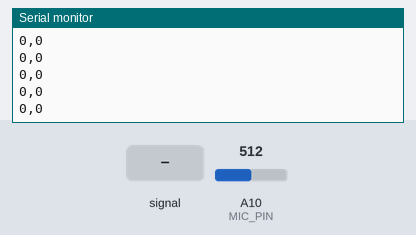
A sketch run on a simulated Arduino Mega 2560, built with avr-gcc and run on an emulated ATmega2560. On the bench: the last lines printed to the serial monitor. Inputs (shaded band) come from the test bench; at power-on: A10 (MIC_PIN) = 512.

Above: at 1.2 s.
1.3 s: A10 (MIC_PIN) fed a 200 Hz sine of ±255 counts around its level
At 1.8 s:
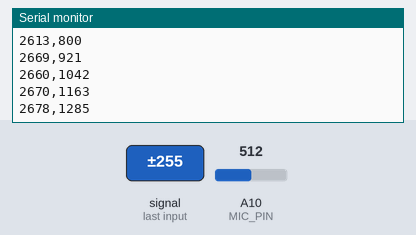
4.3 s: A10 (MIC_PIN) set to 716
At 5.0 s:
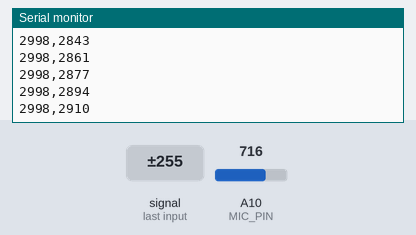
5.8 s: A10 (MIC_PIN) fed a 1000 Hz sine of ±255 counts around its level
At 6.8 s:
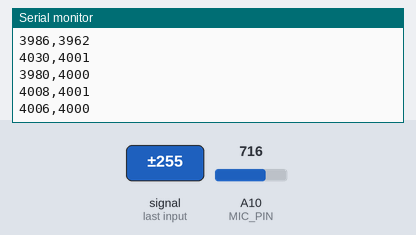
7.3 s: A10 (MIC_PIN) set to 900
At 8.1 s:
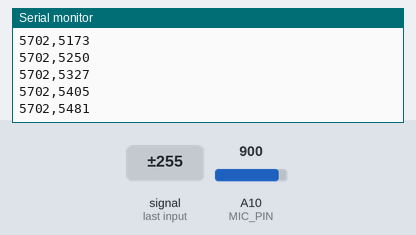
Timing chart, 0 to 9.8 s (numbered marks = the images above; inputs shaded):
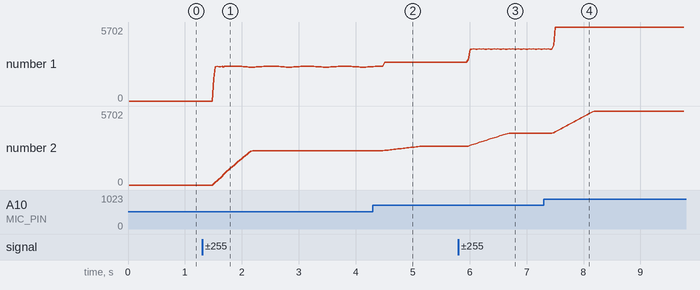

The sketch:

calc_short_long_window_rms.ino
```cpp
/*
  This program takes FHT_N readings from an attached microphone and then prints
  them separated by commas on a single line. The output can be copied into a
  text file and saved as a .CSV file for subsequent opening in a spreadsheet
  application.

  Tested on Adafruit FLORA (https://www.adafruit.com/products/659)
*/

#define MIC_PIN A10  // Microphone is attached to this analog pin
#define SHORTWINDOW 216
#define LONGWINDOW 22 // LONGWINDOW * SHORTWINDOW = samples in LONGWINDOW

int signalbuffer[SHORTWINDOW];
long rmsbuffer[LONGWINDOW];
byte cb_next = 0;

void setup() {
  while (!Serial); // wait for serial monitor to be opened
  Serial.begin(9600);

  // init rmsbuffer to 0
  for (int i=0; i<LONGWINDOW; i++) {
    rmsbuffer[i] = 0;
  }
}


void loop() {
  int i;
  while(1) { // reduces jitter
    cli(); // disable interrupts
    for (i=0; i<SHORTWINDOW; i++) {
      signalbuffer[i] = analogRead(MIC_PIN);
    }
    sei(); // reenable interrupts

    // calculate RMS
    long rms = 0;
    for(i=0; i<SHORTWINDOW; i++){
      signalbuffer[i] = signalbuffer[i] - 512;
      long sample = signalbuffer[i];
      long squared = sample * sample;
      rms = rms + squared;
    }
    rms = sqrt(rms);

    // Push to rms circular buffer
    rmsbuffer[cb_next] = rms;
    cb_next = (cb_next + 1) % LONGWINDOW; // increment circular buffer index

    // Calculate 1 second rms
    long rms_1sec = 0;
    for(i=0; i<LONGWINDOW; i++) {
      rms_1sec += rmsbuffer[i];
    }
    rms_1sec = rms_1sec / LONGWINDOW;

    Serial.print(rms); Serial.print(","); Serial.print(rms_1sec); Serial.println();
//
//    for(i=0; i<SHORTWINDOW; i++){
//      Serial.print(signalbuffer[i]);
//      Serial.print(",");
//    }

  }
}
```

Measured:
- after the input at 1.3 s, the serial monitor: prints a new line after 0.20 s (image 1)
- after the input at 5.8 s, the serial monitor: prints a new line after 0.17 s (image 3)
- plotted number 1: 0 → 2646 after the input at 1.3 s, 2998 → 4004 after the input at 5.8 s
- plotted number 2: 0 → 2648 after the input at 1.3 s, 2998 → 4001 after the input at 5.8 s
